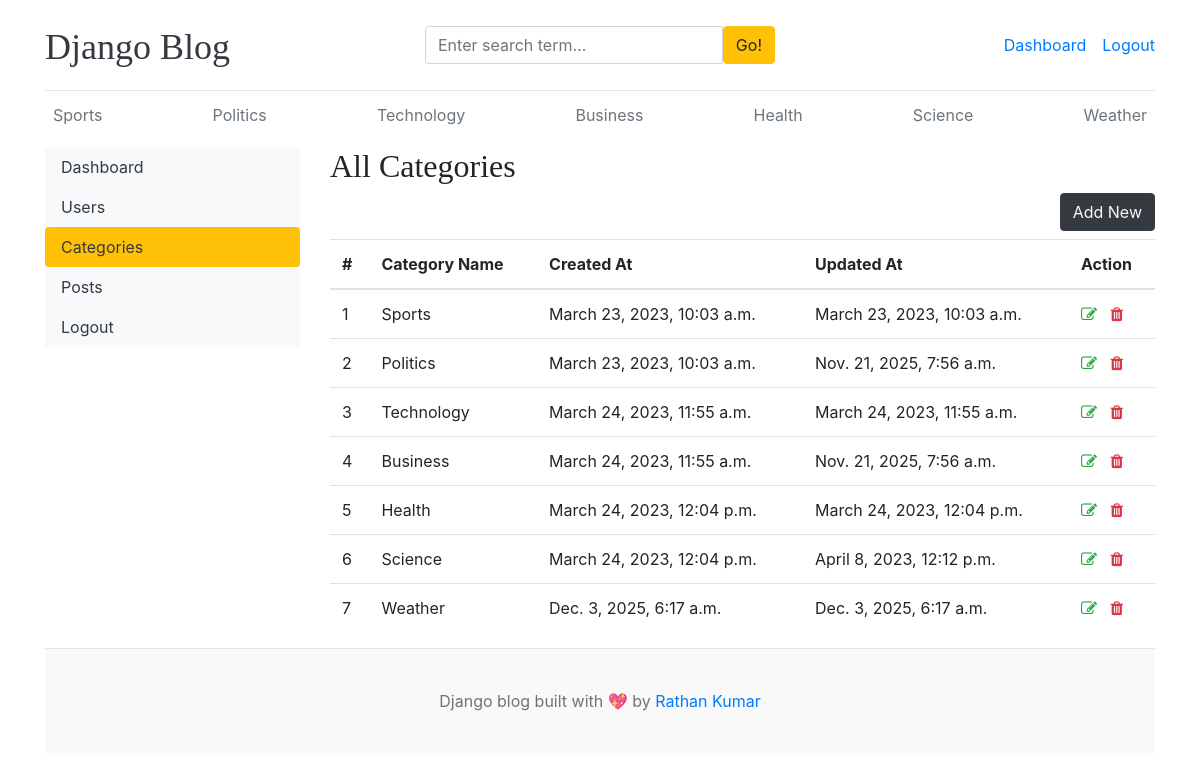
Screenshot of /dashboard/categories/ (signed in) with the database file from the repository.
### blogs/models.py (models this page shows)
class Category(models.Model):
    category_name = models.CharField(max_length=50, unique=True)
    created_at = models.DateTimeField(auto_now_add=True)
    updated_at = models.DateTimeField(auto_now=True)
    class Meta:
        verbose_name_plural = 'categories'
    def __str__(self):
        return self.category_name

### dashboards/views.py (the view)
# urls.py: path('categories/', views.categories, name='categories'),
def categories(request):
    return render(request, 'dashboard/categories.html')

### blogs/context_processors.py (called while the page is built)
def get_categories(request):
    categories = Category.objects.all()
    return dict(categories=categories)

def get_social_links(request):
    social_links = SocialLink.objects.all()
    return dict(social_links=social_links)

### templates/dashboard/categories.html (shortened to what this page needs)
{% extends 'base.html' %}
{% block content %}
<div class="row">
    {% include 'dashboard/sidebar.html' %}
    <div class="col-md-9">
        <h2>All Categories</h2>
        <a href="{% url 'add_category' %}" class="btn btn-dark text-light float-right mb-2">Add New</a>
        <table class="table table-hover">
            <thead>
              <tr>
                <th>#</th>
                <th>Category Name</th>
                <th>Created At</th>
                <th>Updated At</th>
                <th>Action</th>
              </tr>
            </thead>
            <tbody>
            {% for cat in categories %}
              <tr>
                <td>{{ forloop.counter }}</td>
                <td>{{ cat }}</td>
                <td>{{ cat.created_at }}</td>
                <td>{{ cat.updated_at }}</td>
                <td>
                    <a href="{% url 'edit_category' cat.id %}"><i class="fa fa-edit text-success"></i></a>
                    <a href="{% url 'delete_category' cat.id %}"><i class="fa fa-trash text-danger"></i></a>
                </td>
              </tr>
            {% endfor %}
            </tbody>
          </table>
    </div>
</div>
{% endblock %}

### templates/base.html (shortened to what this page needs)
{% load static %}
<!DOCTYPE html>
<html lang="en">
<head>
    <link href="https://getbootstrap.com/docs/4.0/dist/css/bootstrap.min.css" rel="stylesheet">
    <link href="{% static 'css/blog.css' %}" rel="stylesheet">
    <link rel="stylesheet" href="https://cdnjs.cloudflare.com/ajax/libs/font-awesome/4.7.0/css/font-awesome.min.css">
  </head>
<body>
    <div class="container">
      <header class="blog-header py-3">
        <div class="row flex-nowrap justify-content-between align-items-center">
          <div class="col-4 pt-1">
            <a class="blog-header-logo text-dark" href="/">Django Blog</a>
          </div>
          <div class="col-4">
            <form action="{% url 'search' %}" method="GET">
              <div class="input-group">
                <input class="form-control" type="text" name="keyword" value="{{ keyword }}" placeholder="Enter search term..." aria-label="Enter search term..." aria-describedby="button-search" />
                <button type="submit" class="btn btn-warning" id="button-search" type="button">Go!</button>
            </div>
            </form>
          </div>
          <div class="col-4 d-flex justify-content-end align-items-center">
            {% if not user.is_authenticated %}
            <a class="btn btn-sm btn-warning" href="{% url 'login' %}">Login</a> &nbsp;
            <a class="btn btn-sm btn-outline-secondary" href="{% url 'register' %}">Register</a>
            {% else %}
            <span><a href="{% url 'dashboard' %}">Dashboard</a></span>
            <span><a href="{% url 'logout' %}">Logout</a></span>
            {% endif %}
          </div>
        </div>
      </header>
      <div class="nav-scroller py-1 mb-2">
        <nav class="nav d-flex justify-content-between">
          {% for cat in categories %}
          <a class="p-2 text-muted" href="{% url 'posts_by_category' cat.id %}">{{ cat.category_name }}</a>
          {% endfor %}
        </nav>
      </div>
{% block content %}
{% endblock %}
<footer class="blog-footer">
    <p>Django blog built with 💖 by <a href="#">Rathan Kumar</a></p>
  </footer>
  </body>
  </html>

### blog_main/static/css/blog.css (style rules this page uses)
.blog-header { border-bottom: 1px solid #e5e5e5; }
.blog-header-logo { font-family: "Playfair Display", Georgia, "Times New Roman", serif; font-size: 2.25rem; }
h1, h2, h3, h4, h5, h6 { font-family: "Playfair Display", Georgia, "Times New Roman", serif; }
.blog-footer { padding: 2.5rem 0; color: #727272; text-align: center; background-color: #f9f9f9; border-top: .05rem solid #e5e5e5; }
.blog-footer p:last-child { margin-bottom: 0; }

### rows the page displays
Category: category_name "Sports", created_at "March 23, 2023, 10:03 a.m.", updated_at "March 23, 2023, 10:03 a.m."
Category: category_name "Politics", created_at "March 23, 2023, 10:03 a.m.", updated_at "Nov. 21, 2025, 7:56 a.m."
Category: category_name "Technology", created_at "March 24, 2023, 11:55 a.m.", updated_at "March 24, 2023, 11:55 a.m."
Category: category_name "Business", created_at "March 24, 2023, 11:55 a.m.", updated_at "Nov. 21, 2025, 7:56 a.m."
Category: category_name "Health", created_at "March 24, 2023, 12:04 p.m.", updated_at "March 24, 2023, 12:04 p.m."
Category: category_name "Science", created_at "March 24, 2023, 12:04 p.m.", updated_at "April 8, 2023, 12:12 p.m."
Category: category_name "Weather", created_at "Dec. 3, 2025, 6:17 a.m.", updated_at "Dec. 3, 2025, 6:17 a.m."
